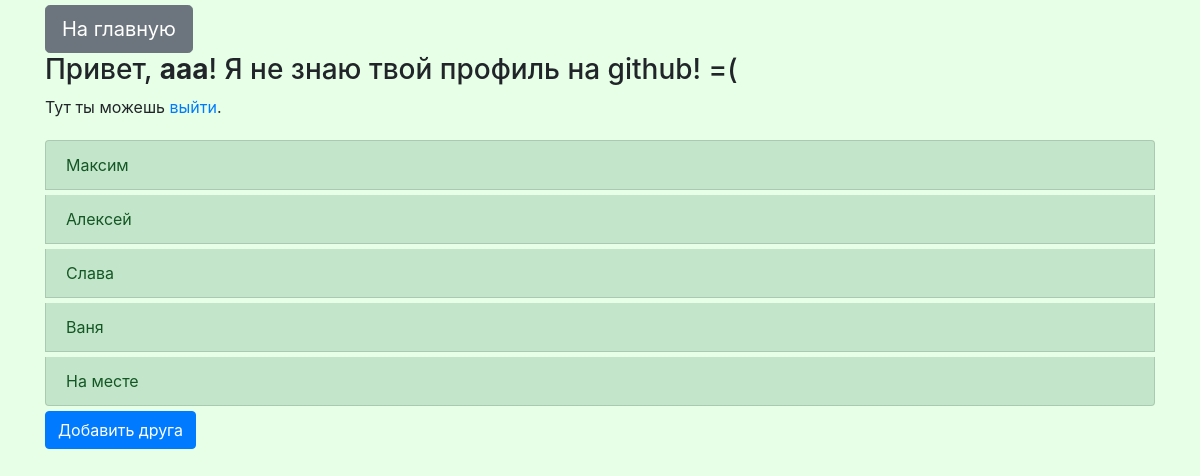
The app's page /friends (signed in) with its own data.
### p_library/models.py (models this page shows, shortened)
class Friend(models.Model):
    name_friend = models.CharField('Имя', max_length=20)

### p_library/views.py (the view)
# urls.py: path('friends', FriendList.as_view(), name='friend_list'),
class FriendList(ListView):
    model = Friend
    template_name = 'friend_list.html'
    def get_context_data(self, **kwargs):
        context = super().get_context_data(**kwargs)
        context.update(get_users_data(self.request))
        return context

### p_library/views.py (called while the page is built)
def get_users_data(request):
    context = {}
    try:
        if request.user.is_authenticated:
            context['username'] = request.user.username
        try:
            context ['github_url'] = (
                    SocialAccount.objects.get(
                        provider='github',
                        user=request.user
                    ).extra_data['html_url'])
        except:
            context ['github_url'] = ''
        return context
    except:
        context['username'] = ''
        return context

### templates/friend_list.html (shortened to what this page needs)
{% extends 'index.html' %}
{% block my %}
<ul class="list-group">
    {% for friend in object_list %}
        <li class="list-group-item list-group-item-action list-group-item-success">{{ friend.name_friend }}</li>
    {% endfor %}
</ul>
<a href="/friend/create" type="button" class="btn btn-primary"">Добавить друга</a>
{% endblock %}

### templates/index.html (shortened to what this page needs)
{% extends 'base.html' %}
{% block content %}
    {% if username %}
    <a href="/" class="btn btn-secondary btn-lg" role="button" aria-pressed="true">На главную</a>
        <h3>Привет, <b>{{ username }}</b>!
            {% if github_url != '' %}
            Я знаю твой профиль на <a href="{{ github_url }}">github</a>!
            {% else %}
            Я не знаю твой профиль на github! =(
            {% endif %}
        </h3>
        <p>Тут ты можешь <a href="/logout">выйти</a>.</p>
        {% block my %}{% endblock %}
    {% else %}
        <p>Тебе нужно <a href="/register">зарегистрироваться</a> или <a href="/login">войти на сайт</a>!</p>
    {% endif %}
{% endblock %}

### static/css/style.css (style rules this page uses)
body { background-color: #e6ffe6; }
li { margin-top: 5px; }
a { margin-top: 5px; }

### records on screen
Friend: name_friend "Максим"
Friend: name_friend "Алексей"
Friend: name_friend "Слава"
Friend: name_friend "Ваня"
Friend: name_friend "На месте"

### other values on screen
{{ username }} "aaa"
